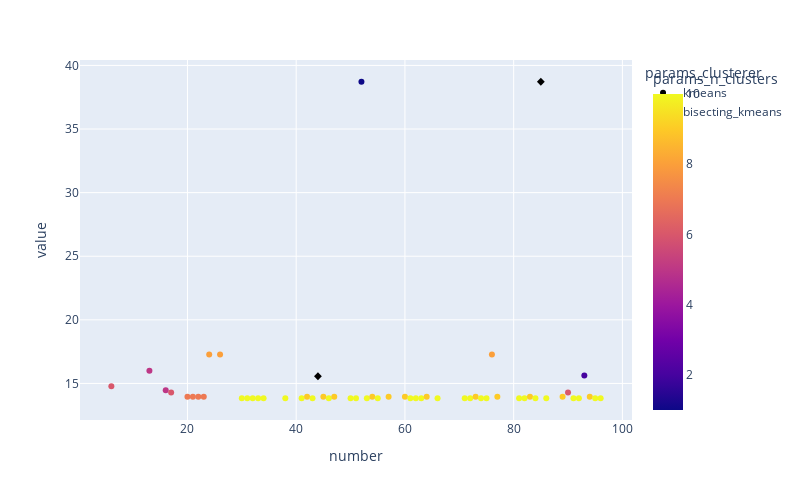

The cell this chart's notebook holds for it:
### Markdown cell above
This plot shows the study optimization history, by showing the objective value for each Optuna trial.

### Code cell
import pandas as pd

df = study_glm.trials_dataframe()
df_filter = df[(df["state"] != "PRUNED") & (df["value"] <= 10e1)]

fig = px.scatter(df_filter, 
                 x="number", 
                 y="value", 
                 symbol="params_clusterer",
                 color="params_n_clusters")
fig.update_layout(
    width=800,  # Largura em pixels
    height=500
)
fig.show()
df_filter

### Figure 1 — Plotly figure (JSON) as saved in the notebook; plotly's stock layout.template omitted (floating-point values rounded to 4 significant figures)
{"data": [{"hovertemplate": "params_clusterer=kmeans<br>number=%{x}<br>value=%{y}<br>params_n_clusters=%{marker.color}<extra></extra>", "legendgroup": "kmeans", "marker": {"color": [6.0, 5.0, 5.0, 6.0, 7.0, 7.0, 7.0, 7.0, 8.0, 8.0, 10.0, 10.0, 10.0, 10.0, 10.0, 10.0, 10.0, 9.0, 10.0, 9.0, 10.0, 9.0, 10.0, 10.0, 1.0, 10.0, 9.0, 10.0, 9.0, 9.0, 10.0, 10.0, 10.0, 9.0, 10.0, 10.0, 10.0, 9.0, 10.0, 10.0, 8.0, 9.0, 10.0, 10.0, 9.0, 10.0, 10.0, 9.0, 6.0, 10.0, 10.0, 2.0, 9.0, 10.0, 10.0], "coloraxis": "coloraxis", "symbol": "circle"}, "mode": "markers", "name": "kmeans", "orientation": "v", "showlegend": true, "type": "scatter", "x": [6, 13, 16, 17, 20, 21, 22, 23, 24, 26, 30, 31, 32, 33, 34, 38, 41, 42, 43, 45, 46, 47, 50, 51, 52, 53, 54, 55, 57, 60, 61, 62, 63, 64, 66, 71, 72, 73, 74, 75, 76, 77, 81, 82, 83, 84, 86, 89, 90, 91, 92, 93, 94, 95, 96], "xaxis": "x", "y": [14.78, 16.0, 14.47, 14.28, 13.96, 13.96, 13.96, 13.96, 17.28, 17.28, 13.84, 13.84, 13.84, 13.84, 13.84, 13.84, 13.84, 13.96, 13.84, 13.96, 13.84, 13.96, 13.84, 13.84, 38.72, 13.84, 13.96, 13.84, 13.96, 13.96, 13.84, 13.84, 13.84, 13.96, 13.84, 13.84, 13.84, 13.96, 13.84, 13.84, 17.28, 13.96, 13.84, 13.84, 13.96, 13.84, 13.84, 13.96, 14.28, 13.84, 13.84, 15.63, 13.96, 13.84, 13.84], "yaxis": "y"}, {"hovertemplate": "params_clusterer=bisecting_kmeans<br>number=%{x}<br>value=%{y}<br>params_n_clusters=%{marker.color}<extra></extra>", "legendgroup": "bisecting_kmeans", "marker": {"color": [NaN, NaN], "coloraxis": "coloraxis", "symbol": "diamond"}, "mode": "markers", "name": "bisecting_kmeans", "orientation": "v", "showlegend": true, "type": "scatter", "x": [44, 85], "xaxis": "x", "y": [15.57, 38.72], "yaxis": "y"}], "layout": {"coloraxis": {"colorbar": {"title": {"text": "params_n_clusters"}}, "colorscale": [[0, "#0d0887"], [0.1111, "#46039f"], [0.2222, "#7201a8"], [0.3333, "#9c179e"], [0.4444, "#bd3786"], [0.5556, "#d8576b"], [0.6667, "#ed7953"], [0.7778, "#fb9f3a"], [0.8889, "#fdca26"], [1, "#f0f921"]]}, "height": 500, "legend": {"title": {"text": "params_clusterer"}, "tracegroupgap": 0}, "margin": {"t": 60}, "width": 800, "xaxis": {"anchor": "y", "domain": [0, 1], "title": {"text": "number"}}, "yaxis": {"anchor": "x", "domain": [0, 1], "title": {"text": "value"}}}}
